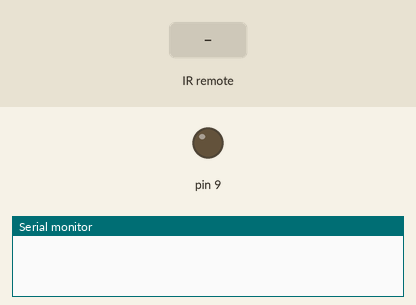
Recording of a sketch running on a simulated Arduino Uno, built with avr-gcc and run on an emulated ATmega328P. Parts: output pins drawn as LEDs (lit = HIGH), the last lines printed to the serial monitor. Inputs (shaded band) come from the test bench.

Above: at 1.2 s.
1.3 s: infrared code 0x9716BE3F received
At 2.0 s:
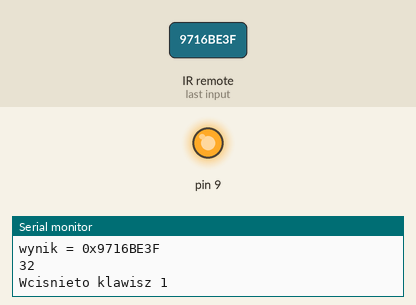
Timing chart, 0 to 4.8 s (numbered marks = the images above; inputs shaded):
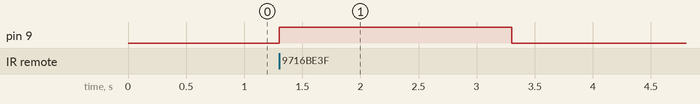

The sketch:

czujnik_podczerwieni.ino
```cpp
#include <IRremote.h>
int input_pin = 2; // wpisujemy nazwę pinu, po którym nastepuje komunikacja
IRrecv irrecv(input_pin);
decode_results signals;

void setup()
{
    Serial.begin(9600);
    irrecv.enableIRIn(); // włączenie odbierania danych
    pinMode(9,OUTPUT);
}

void loop() {
if (irrecv.decode(&signals)) {
        Serial.println(signals.decode_type); // typ nadajnika
        Serial.print(F("wynik = 0x"));
        Serial.println(signals.value, HEX); // wynik w systemie szesnatkowym
        Serial.println(signals.bits); // ilość przesłanych danych
        irrecv.blink13(true); // mrugamy diodami w arduino


        if (signals.value == 0x9716BE3F)
        {
          Serial.println("Wcisnieto klawisz 1");
          digitalWrite(9,HIGH);
          delay(2000);
          digitalWrite(9,LOW);

        }

        // ... i tak dalej

        irrecv.resume(); // nasłuchujemy na następne nadanie
    }
}
```

Measured:
- after the input at 1.3 s, pin 9: LOW → HIGH at once, → LOW 2.0 s later
